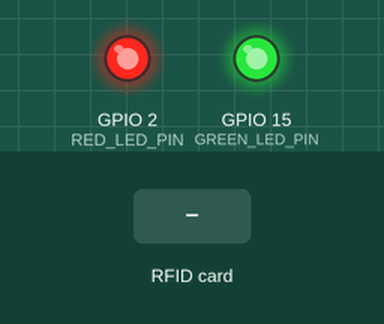
Simulated run of this sketch. Board: ESP32. Parts: output pins drawn as LEDs (lit = HIGH). Inputs (shaded band) come from the test bench. EEPROM starts erased; what the sketch prints to the serial monitor is not drawn.

Above: at 1.2 s.
1.3 s: RFID card 13 B6 B1 E3 held to the reader
At 2.1 s:
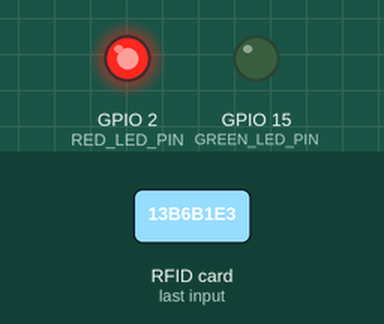
3.8 s: RFID card 5E 7A 19 C4 held to the reader
At 4.6 s:
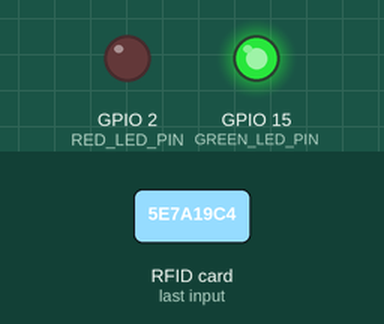
9.8 s: RFID card 13 D7 AD E3 held to the reader
At 12.0 s:
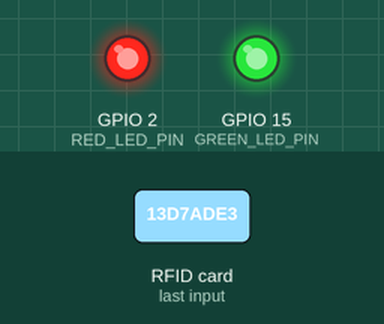
Timing chart, 0 to 12.3 s (numbered marks = the images above; inputs shaded):
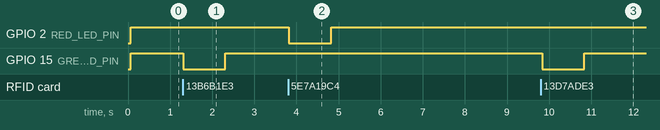

Measured:
- after the input at 1.3 s, GPIO 15 (GREEN_LED_PIN): HIGH → LOW at once, → HIGH 1.0 s later
- after the input at 3.8 s, GPIO 2 (RED_LED_PIN): HIGH → LOW at once, → HIGH 1.0 s later
- after the input at 9.8 s, GPIO 15 (GREEN_LED_PIN): HIGH → LOW at once, → HIGH 1.0 s later

The sketch:

Shared_queue98_hardcoded.ino
```cpp
#include <SPI.h>
#include <MFRC522.h>
#include <esp_wifi.h>
#include <Preferences.h>
#include <esp_now.h>
#include <WiFi.h>
#include <vector>
#include <algorithm>
#include "SharedQueue.h"

#define RST_PIN  5
#define SS_PIN   4
#define GREEN_LED_PIN 15
#define RED_LED_PIN   2

MFRC522 mfrc522(SS_PIN, RST_PIN);
Preferences prefs;

SharedQueue sharedQueue("rfid-patients");
uint8_t arrivalMAC[] = {0x08, 0xD1, 0xF9, 0xD7, 0x50, 0x98};
//uint8_t arrivalMAC[] = {0x30, 0xC6, 0xF7, 0x44, 0x1D, 0x24};
uint8_t doctorMAC1[] = {0x78, 0x42, 0x1C, 0x6C, 0xA8, 0x3C};
uint8_t doctorMAC[]  = {0x78, 0x42, 0x1C, 0x6C, 0xE4, 0x9C};

void onDataRecv(const esp_now_recv_info_t *recvInfo, const uint8_t *incomingData, int len) {
  QueueItem item;
  memcpy(&item, incomingData, sizeof(item));

  if (item.removeFromQueue) {
    sharedQueue.removeByUID(String(item.uid));
  } else {
    sharedQueue.addIfNew(String(item.uid), String(item.timestamp), item.number);
  }

  Serial.print("\xF0\x9F\x93\xA9 Received from: ");
  char macStr[18];
  const uint8_t* mac = recvInfo->src_addr;
  snprintf(macStr, sizeof(macStr), "%02X:%02X:%02X:%02X:%02X:%02X",
           mac[0], mac[1], mac[2], mac[3], mac[4], mac[5]);
  Serial.println(macStr);

  sharedQueue.print();
}

void onDataSent(const uint8_t *mac_addr, esp_now_send_status_t status) {
  Serial.print("\xF0\x9F\x93\xA4 Send Status: ");
  Serial.println(status == ESP_NOW_SEND_SUCCESS ? "Delivered \xF0\x9F\x9F\xA2" : "Failed \xF0\x9F\x94\xB4");
}

void setup() {
  Serial.begin(115200);
   prefs.begin("rfidMap", false);  // false = write mode
  //prefs.clear();
  // Clear SharedQueue data
 // prefs.begin("rfid-patients", false);  // false = read-write
  //prefs.clear();
  //Serial.println("✅ Cleared 'rfid-patients' queue data.");

  // Example: add multiple UID→Number entries
  prefs.putUInt("13B6B1E3", 1);
  prefs.putUInt("13D7ADE3", 2);
  prefs.putUInt("A339D9E3", 3);
  prefs.putUInt("220C1805", 4);
  prefs.putUInt("638348E3", 5);
  prefs.putUInt("A3E9C7E3", 6);
  prefs.putUInt("5373BEE3", 7);
  prefs.putUInt("62EDFF51", 8);
  prefs.putUInt("131DABE3", 9);
  prefs.putUInt("B3D4B0E3", 10);
  prefs.putUInt("23805EE3", 11);
  prefs.putUInt("1310BAE3", 12);
  prefs.putUInt("D38A47E3", 13);
  prefs.putUInt("6307D8E3", 14);
  prefs.putUInt("D35FC4E3", 15);
  prefs.putUInt("C394B9E3", 16);
  // ... up to UID_XXXXXXX = 2000

  prefs.end();
  SPI.begin();
  WiFi.mode(WIFI_STA);
  esp_wifi_set_promiscuous(true);
  esp_wifi_set_channel(1, WIFI_SECOND_CHAN_NONE);
  esp_wifi_set_promiscuous(false);

  Serial.print("WiFi MAC Address: ");
  Serial.println(WiFi.macAddress());

  mfrc522.PCD_Init();

  pinMode(GREEN_LED_PIN, OUTPUT);
  pinMode(RED_LED_PIN, OUTPUT);
  digitalWrite(GREEN_LED_PIN, HIGH);
  digitalWrite(RED_LED_PIN, HIGH);

  if (esp_now_init() != ESP_OK) {
    Serial.println("\u274C Error initializing ESP-NOW");
    return;
  }

  std::vector<uint8_t*> peers = {doctorMAC, arrivalMAC, doctorMAC1};
  for (auto peer : peers) {
    esp_now_peer_info_t peerInfo = {};
    memcpy(peerInfo.peer_addr, peer, 6);
    peerInfo.channel = 1;
    peerInfo.encrypt = false;
    if (!esp_now_is_peer_exist(peer)) {
      esp_now_add_peer(&peerInfo);
    }
  }

  esp_now_register_send_cb(onDataSent);
  esp_now_register_recv_cb(onDataRecv);

  sharedQueue.load();
  Serial.println("\xF0\x9F\x93\x8D RFID Arrival Node Initialized. Waiting for patient card...");
  sharedQueue.print();
}

void loop() {
  if (!mfrc522.PICC_IsNewCardPresent() || !mfrc522.PICC_ReadCardSerial()) {
    return;
  }

  String uid = getUIDString(mfrc522.uid.uidByte, mfrc522.uid.size);
  Serial.print("\xF0\x9F\x86\x94 Card UID detected: ");
  Serial.println(uid);

  if (sharedQueue.exists(uid)) {
    Serial.println("\u23F3 Already in queue. Wait for your turn.");
    blinkLED(RED_LED_PIN);
  } else {
    int pid = getPermanentNumber(uid);
    if (pid == -1) {
      blinkLED(RED_LED_PIN);
      return; // Deny unknown card
    }

    String timeStr = String(millis());

    sharedQueue.add(uid, timeStr, pid);

    QueueItem item;
    strncpy(item.uid, uid.c_str(), sizeof(item.uid));
    strncpy(item.timestamp, timeStr.c_str(), sizeof(item.timestamp));
    item.number = pid;
    item.removeFromQueue = false;

    for (auto peer : std::vector<uint8_t*>{doctorMAC, arrivalMAC, doctorMAC1}) {
      esp_now_send(peer, (uint8_t *)&item, sizeof(item));
    }

    Serial.print("\u2705 Patient Registered. Assigned Number: ");
    Serial.print(pid);
    Serial.print(" | Time: ");
    Serial.println(timeStr);

    blinkLED(GREEN_LED_PIN);
    sharedQueue.print();
  }

  mfrc522.PICC_HaltA();
  mfrc522.PCD_StopCrypto1();
  delay(1500);
}

String getUIDString(byte *buffer, byte bufferSize) {
  String uidString = "";
  for (byte i = 0; i < bufferSize; i++) {
    if (buffer[i] < 0x10) uidString += "0";
    uidString += String(buffer[i], HEX);
  }
  uidString.toUpperCase();
  return uidString;
}

int getPermanentNumber(String uid) {
  prefs.begin("rfidMap", true);  // Read-only mode
  int pid = -1;

  if (prefs.isKey(uid.c_str())) {
    pid = prefs.getUInt(uid.c_str(), -1);
    Serial.print("✅ Known UID: ");
    Serial.print(uid);
    Serial.print(" -> Assigned Number: ");
    Serial.println(pid);
  } else {
    Serial.print("❌ Unknown UID: ");
    Serial.print(uid);
    Serial.println(" → Access denied.");
  }

  prefs.end();
  return pid;
}

void blinkLED(int pin) {
  digitalWrite(pin, LOW);
  delay(1000);
  digitalWrite(pin, HIGH);
}
```

SharedQueue.cpp
```cpp
#include "SharedQueue.h"

SharedQueue::SharedQueue(const String& ns) : namespaceStr(ns), counter(1) {}

void SharedQueue::load() {
  prefs.begin(namespaceStr.c_str(), false);
  counter = prefs.getInt("counter", 1);
  int count = prefs.getInt("count", 0);
  queue.clear();

  for (int i = 0; i < count; i++) {
    String key = "UID_" + String(i);
    String uid = prefs.getString((key + "_uid").c_str(), "");
    int number = prefs.getInt((key + "_num").c_str(), 0);
    String timestamp = prefs.getString((key + "_time").c_str(), "");
    if (uid != "") {
      queue.push_back({ uid, timestamp, number });
    }
  }

  sortQueue();
  prefs.end();
}

void SharedQueue::save() {
  prefs.begin(namespaceStr.c_str(), false);
  prefs.putInt("count", queue.size());
  prefs.putInt("counter", counter);

  for (size_t i = 0; i < queue.size(); i++) {
    String key = "UID_" + String(i);
    prefs.putString((key + "_uid").c_str(), queue[i].uid);
    prefs.putInt((key + "_num").c_str(), queue[i].number);
    prefs.putString((key + "_time").c_str(), queue[i].timestamp);
  }

  prefs.end();
}

void SharedQueue::print() {
  Serial.println("\n📋 Current Patient Queue:");
  for (const auto &entry : queue) {
    Serial.printf("No: %d | UID: %s | Time: %s\n",
      entry.number, entry.uid.c_str(), entry.timestamp.c_str());
  }
  Serial.println("------------------------------");
}

void SharedQueue::add(const String& uid, const String& timestamp, int number) {
  queue.push_back({ uid, timestamp, number });
  sortQueue();
  save();
}

void SharedQueue::addIfNew(const String& uid, const String& timestamp, int number) {
  if (!exists(uid)) {
    add(uid, timestamp, number);
  }
}

void SharedQueue::removeByUID(const String& uid) {
  queue.erase(std::remove_if(queue.begin(), queue.end(),
    [uid](const QueueEntry& entry) { return entry.uid == uid; }),
    queue.end());
  save();
  Serial.print("\n✅ Removed from Queue: ");
  Serial.println(uid);
}

bool SharedQueue::exists(const String& uid) {
  return std::any_of(queue.begin(), queue.end(),
    [uid](const QueueEntry& entry) { return entry.uid == uid; });
}

int SharedQueue::getOrAssignPermanentNumber(const String& uid, const DateTime& now) {
  prefs.begin(namespaceStr.c_str(), false);
  int savedCount = prefs.getInt("count", 0);
  for (int i = 0; i < savedCount; i++) {
    String key = "UID_" + String(i);
    String savedUID = prefs.getString((key + "_uid").c_str(), "");
    if (savedUID == uid) {
      int num = prefs.getInt((key + "_num").c_str(), 0);
      prefs.end();
      return num;
    }
  }

  int pid = counter++;
  String key = "UID_" + String(savedCount);
  prefs.putString((key + "_uid").c_str(), uid);
  prefs.putInt((key + "_num").c_str(), pid);
  char buffer[25];
  snprintf(buffer, sizeof(buffer), "%04d-%02d-%02d %02d:%02d:%02d",
           now.year(), now.month(), now.day(), now.hour(), now.minute(), now.second());
  prefs.putString((key + "_time").c_str(), String(buffer));
  prefs.putInt("count", savedCount + 1);
  prefs.putInt("counter", counter);
  prefs.end();
  return pid;
}

std::vector<QueueEntry>& SharedQueue::getQueue() {
  return queue;
}

void SharedQueue::sortQueue() {
  std::sort(queue.begin(), queue.end(), [](const QueueEntry& a, const QueueEntry& b) {
    return a.timestamp < b.timestamp;
  });
}
```

SharedQueue.h
```cpp
#ifndef SHAREDQUEUE_H
#define SHAREDQUEUE_H

#include <Arduino.h>
#include <vector>
#include <Preferences.h>
#include <RTClib.h>

struct QueueEntry {
  String uid;
  String timestamp;
  int number;
};

struct QueueItem {
  char uid[20];
  char timestamp[25];
  int number;
  bool removeFromQueue;
};

class SharedQueue {
public:
  SharedQueue(const String& ns);
  void load();
  void save();
  void print();
  void add(const String& uid, const String& timestamp, int number);
  void addIfNew(const String& uid, const String& timestamp, int number);
  void removeByUID(const String& uid);
  bool exists(const String& uid);
  int getOrAssignPermanentNumber(const String& uid, const DateTime& now);
  std::vector<QueueEntry>& getQueue();

private:
  std::vector<QueueEntry> queue;
  Preferences prefs;
  String namespaceStr;
  int counter;

  void sortQueue();
};

#endif
```
